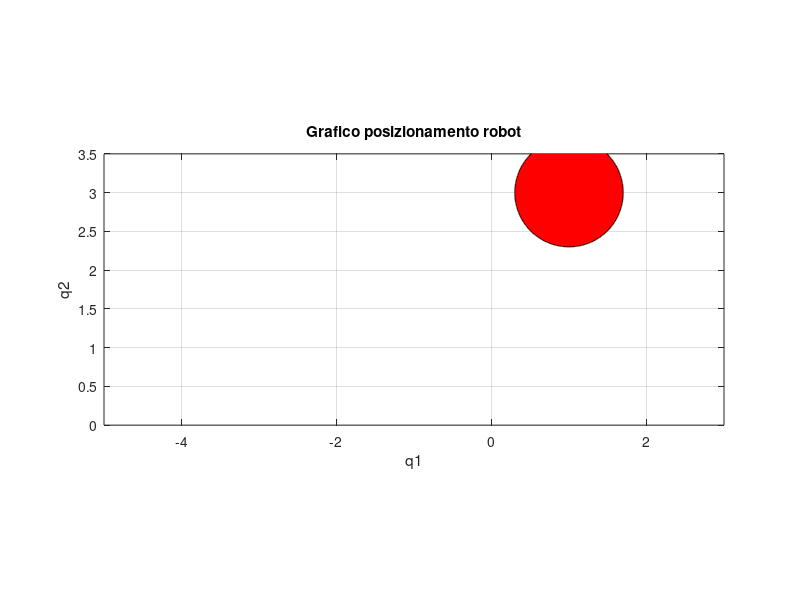

Reproduce this figure in MATLAB. (Note: this script raises an error after producing the figure.)
% TESI MANIPOLATORE PLANARE A DUE BRACCI

close all
clear
clc

% Parametri robot: params = (m1 a1 l1 I1 m2 a2 l2 I2)
params = [1, 1, 0.5, 1, 1, 1, 0.5, 1];

% Punto di partenza:
qA = [0;0]; 

% Condizioni inziali robot simulato:
q = [qA(1); qA(2)];                        
dq  = [0; 0];
ddq = [0; 0];

% Condizioni inziali robot fisico:
q_f = [qA(1); qA(2)];
dq_f  = [0; 0];
ddq_f = [0; 0];

% Frequenza del controllo:
dt = 0.01;                          %controllo a 100 Hz

% Guadagni regolatore:
kp = 20;                            %guadagno regolatore parte proporzionale
kd = 2*sqrt(kp);                    %guadagno regolatore parte derivativa

% Variabili utili per il codice:
nmax = 1500;                        %numero max cicli (robot)
npos = 1000;                        %numero max posizionamenti
c = zeros;                          %output boundary
q_o = [qA(1); qA(2)];               %variabile che memorizza la posizione
num_p = 0;                          %numero punti in più per allargare zona sicura

% Definizione ostacolo (cerchio):
r = 0.7;                            %raggio
c_o = [1 3];                        %centro
n_o = 1000;                         %precisione disegno
t = linspace(0,2*pi,n_o);
x_o = c_o(1) + r*sin(t);
y_o = c_o(2) + r*cos(t);

% Plot ostacolo:
line(x_o,y_o)                              
fill(x_o,y_o,'r')
hold on
axis([-5 3 0 3.5])
axis equal
grid on
title('Grafico posizionamento robot')
xlabel('q1')
ylabel('q2')

% Lista punti che si vogliono raggiungere:
punti = [-2 1;-3 3;-1 3.5;-2 4;-1 2.5;0 3.75;2 3];

% Ciclo:
for pos = 1:npos
    % variabile di passaggio ostacolo
    z = 0;                                     
    % Inizializzo punto partenda entrambi robot
    qA = q_o;
    q = qA;
    q_f = qA;
    
    % Condizione per non eccedere dimensione vettore punti
    if pos > length(punti)
        break
    end

    % Inizializzo punto arrivo entrambi robot
    qB = punti(pos,:)';
    
    % Robot simulato:
    e = qB - qA;                    %errore                                        
    de = -dq;                       %derivata errore
    run_loop = 1;                   %condizione ciclo
    i = 0;                          %indice cicli

    while run_loop && i < nmax
        i = i+1;

        % Dinamica diretta:
        %ingresso di controllo:
        tau = kp.*e + kd.*de;       
        %vettore contenente [B,C,g]:
        [B, C, g] = get_dynamics(q,dq,params);                           
        n = C*dq + g;
        %vettore coppia di controllo:
        torque_control = computed_torque_control(dq,tau,B, C, g);       

        % Step di integrazione:
        ddq = pinv(B)*(torque_control-n);
        dq  = dq + ddq*dt;
        q   = q + dq*dt;
    
        % Aggiornamento errore:
        e = qB - q;
        de = -dq;

        % Condizione sulla presenza dell'ostacolo:
        dist = dist2points(q,c_o);
        if dist > r && z == 0
            q_o = q;
        else
            z = 1;
        end
        
        % Condizioni fine ciclo:
        if norm(e) < 0.01 && norm(de) < 0.001
            run_loop = 0;
        end
    end

    % Plot posizionamento robot simulato:
    hold on
    scatter(q(1),q(2),100,'.')
%   pause(1)
    
    if z == 1
        % Incremento punti per zona sicura:
        a = 0.1;
        Ip(1,1:2) = [q_o(1)+0.001, q_o(2) + a];
        Ip(2,1:2) = [q_o(1) + a, q_o(2)+0.001];
        Ip(3,1:2) = [q_o(1)+0.001, q_o(2) - a];
        Ip(4,1:2) = [q_o(1) - a, q_o(2)+0.001];
        for iii = 1:4
            dist = dist2points(Ip(iii,:),c_o);
            if dist > r
                num_p = num_p+1;
                Mm_p(num_p,1:2) = Ip(iii,:);
            end
        end

        % Algoritmo aggiramento ostacolo:
        pB = punti(7,:)';               
        vett = [pB(1)-q_o(1); qB(2) - q_o(2)];
        vettn = [-vett(2); vett(1)];
        u_vettn = vettn/norm(vettn);
        q_o1 = q_o + 0.01*u_vettn;
        dist = sqrt((q_o1(1) - c_o(1))^2 + (q_o1(2) - c_o(2))^2);
        if dist < r
           q_o1 = q_o - 0.01*u_vettn;
        end
        punti(pos+1,:) = q_o1';
        punti(pos+2,:) = pB';
    end

    % Memorizzo posizionamenti:
    Mm(pos,1:2) = q_o;
    if num_p ~= 0
        for ind = pos+1:pos+num_p
            Mm(ind,1:2) = Mm_p(ind-pos,:);
        end
    end
    x = Mm(:,1);
    y = Mm(:,2);

    if pos>= 3

        % Creazione poligonale:
        c = boundary(x,y,0.1);

        % Definizione parametri barriere:
        cl = length(c);
        for nn1 = 1:cl-1
            
            % Pedici punto 1 e 2:
            p1 = c(nn1);                                                        
            p2 = c(nn1+1);                                                   
            
            % Costruzione matrice h:
            h(nn1,1) = (y(p2) - y(p1))/(x(p2) - x(p1));                         %coeff angolare 1
            h(nn1,2) = -1;                                                      %coeff angolare 2
            h(nn1,3) = y(p1) - (y(p2) - y(p1))/(x(p2) - x(p1))*x(p1);           %intercetta asse y

        end

%         % Robot fisico:
%         e = qB - q_f;                                        
%         de = -dq_f;
%         run_loop = 1;                                       %condizione cicli
%         i = 0;                                              %indice cicli
% 
%         while run_loop && i < nmax
%             i = i+1;
% 
%             % Dinamica diretta
%             tau = kp.*e + kd.*de;                                            %ingresso di controllo
%             [B, C, g] = get_dynamics(q_f,dq_f,params);                           %vettore contenente [B,C,g]
%             n = C*dq_f + g;
%             torque_control = computed_torque_control(dq_f,tau,B, C, g);        %vettore coppia di controllo
%                 
%             % Control Barrier Function:
%             %definizione componenti per il quadprog:
%             invB = pinv(B);
%             H = 2*eye(2);
%             f = - 2 * computed_torque_control(dq_f,tau,B, C, g)';
%             A = zeros(cl-1,2);
%             b = zeros(cl-1,1);
%             %parametri dell'equazione di vincolo:
%             alpha1 = 1;      %prova con 0.1, 1, 10
%             alpha2 = 1;
%             gamma1 = alpha2;
%             %ciclo per costruire le n equazioni di vincolo:
%             for ii = 1:cl-1
%                 mi = h(ii,1:2);
%                 bi = h(ii,3);
%                 A(ii,1:2) = - mi*invB;
%                 b(ii) = gamma1*(mi*dq_f) + alpha2*(mi*dq_f + alpha1*(mi*q_f + bi)) - mi*invB*n;
%                 if x(c(ii+1)) > x(c(ii))
%                     A(ii,1:2) = - A(ii,1:2);
%                     b(ii) = - b(ii);
%                 end
%             end
%             %nuovo ingresso di controllo:
%             u = quadprog(H, f, A, b, ...
%                 [], [], [], [], [], optimoptions('quadprog','Display','off'));
% 
%             % Step di integrazione:
%             ddq_f = pinv(B)*(u-n);
%             dq_f  = dq_f + ddq_f*dt;
%             q_f   = q_f + dq_f*dt;
%     
%             % Aggiornamento errore:
%             e = qB - q_f;
%             de = -dq_f;
%         
%             % Condizioni fine ciclo:
%             if norm(e) < 0.01 && norm(de) < 0.001
%                 run_loop = 0;
%             end
%        end
%         hold on
% %         plot(x(c),y(c))
% % %        pause(1)
%         scatter(q_f(1),q_f(2),'*')
% % %        pause(1)
% %         hold off

     end
end
 hold on
 plot(x(c),y(c))
% scatter(q_f(1),q_f(2),'*')
% hold off
